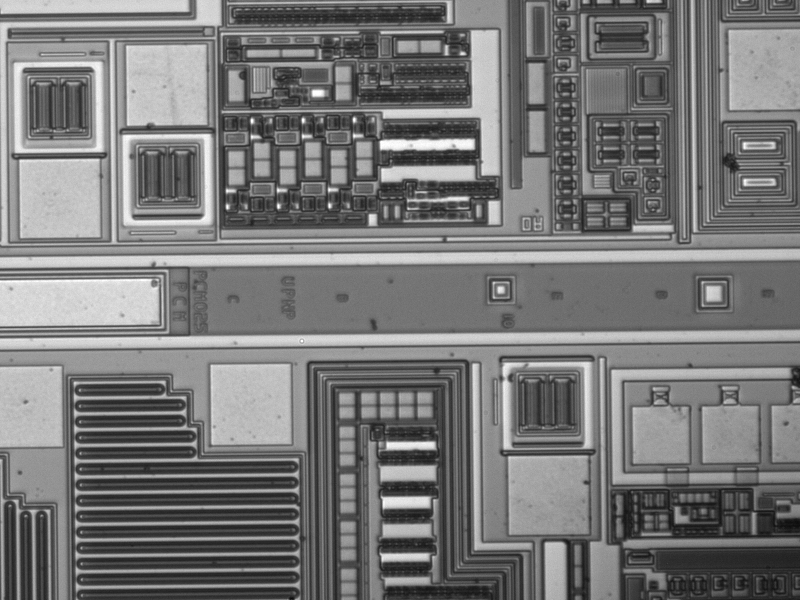
#> input picture dataset/1.jpg, 800 x 600 px
$ python -i WaferDetector.py   (imports and definitions only)   (older library calls are emulated)
#> lines starting #> are read from the running program, lines starting #| are printed output that depends on the picture; after the words box and inside, x2 and y2 are one past the last pixel; in counts of white or black regions, pixels touching at a corner belong together
#> further down, picture is the input picture: shape (600, 800, 3); min 11, max 255, mean 119.7
#!/usr/bin/env python3
import cv2
import numpy as np
import os


class WaferDetector(object):
    def __init__(self) -> None:
        self.img = None
        self.img_path = None

    """ IO related methods """
    # [10 lines left out: functions store_img, load_img, not called in this run]

    def store_wafer_res(self, path, res: dict):
        with open(path, 'w') as f:
            f.write(str(res))

    # [4 lines left out: function load_wafer_res, not called in this run]

    """ general edge and line processing methods """
    @staticmethod
    def edge_detection(img: cv2.Mat, operator = "sobel", **kwargs) -> cv2.Mat:
        # convert to grayscale
#> called with operator = 'sobel'
        try:
            gray = cv2.cvtColor(img, cv2.COLOR_BGR2GRAY)
        except:
            if img.ndim == 2:
                gray = img
            else:
                raise Exception("image is not grayscale")

        edges = None
        if operator == 'sobel':
            threshold = kwargs.get("threshold", 0.3)
            # blur the image
            blur = cv2.GaussianBlur(gray, (5,5), 0)
            # apply sobel filter
            sobelx = cv2.Sobel(blur, cv2.CV_64F, 1, 0, ksize=5)
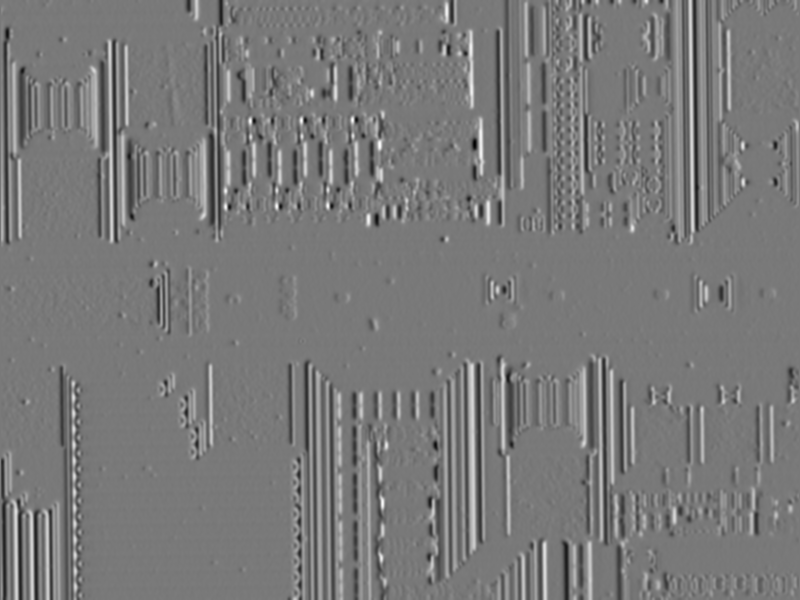
#> sobelx: shape (600, 800) float64; min -4981, max 5460, mean -10.1; drawn with min black and max white
            sobely = cv2.Sobel(blur, cv2.CV_64F, 0, 1, ksize=5)
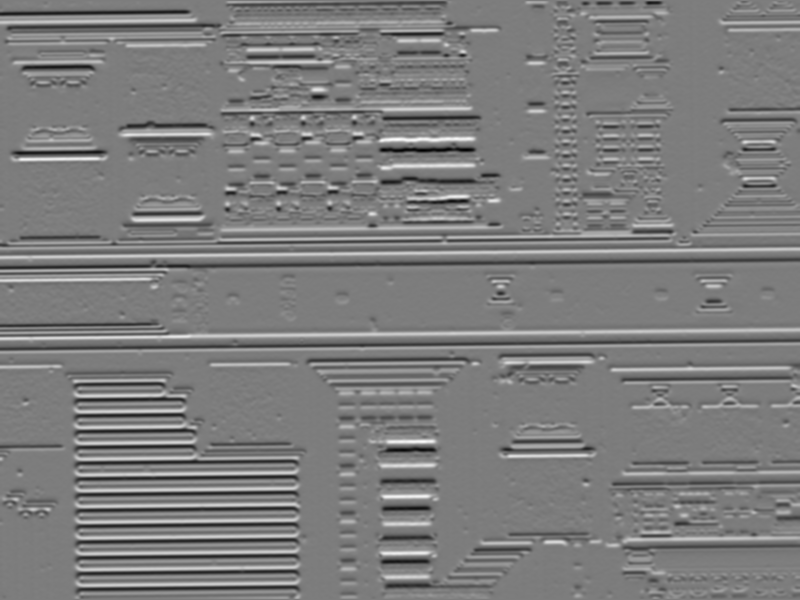
#> sobely: shape (600, 800) float64; min -5755, max 5967, mean -15.8; drawn with min black and max white
            # combine sobelx and sobely
            sobel = np.sqrt(sobelx**2 + sobely**2)
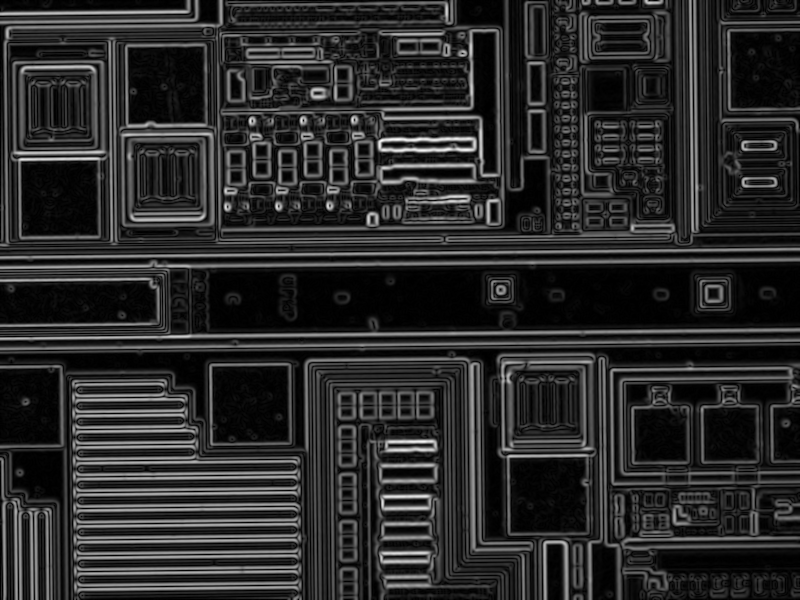
#> sobel: shape (600, 800) float64; min 0, max 5969.1, mean 994.4; drawn with min black and max white
            # normalize sobel
            sobel = sobel / np.max(sobel)
            # threshold sobel
            sobel[sobel < threshold] = 0
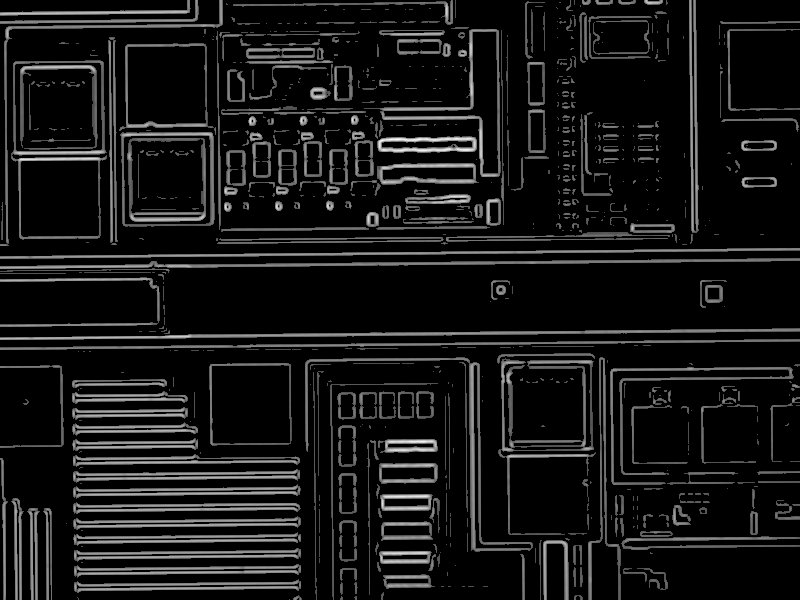
#> sobel: shape (600, 800) float64; min 0, max 1, mean 0.0858
            sobel[sobel >= threshold] = 1
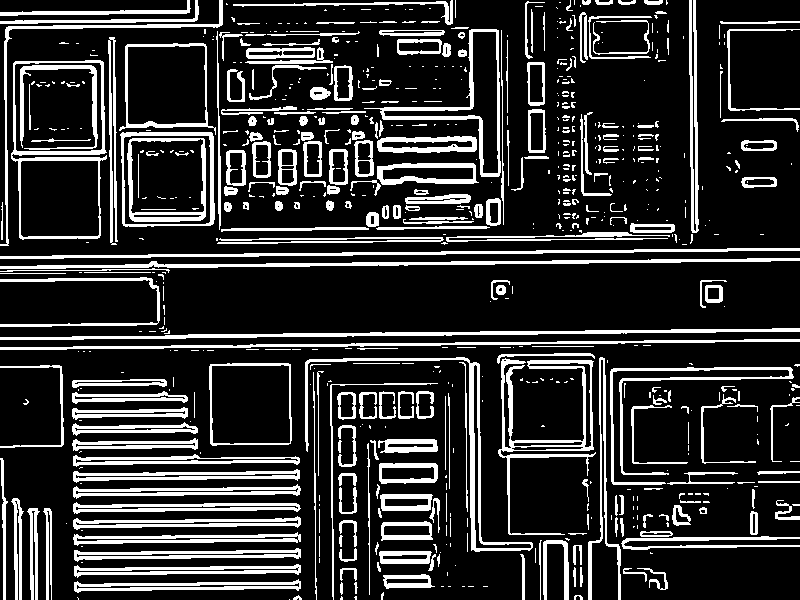
#> sobel: shape (600, 800) float64; values 0 (black) and 1 (white), 18.9% white; 720 white regions (437 under 20 px), largest, box (x1, y1, x2, y2) and area: (0, 328, 800, 340) 2815, (0, 258, 800, 269) 2753, (498, 358, 596, 535) 2750
            edges = sobel
        elif operator == 'canny':
            blur = cv2.GaussianBlur(gray, (5,5), 0)
            edges = cv2.Canny(blur, 255 * threshold * 0.4, 255 * threshold, apertureSize = 3)
        else:
            edges = gray

        return edges

    # [47 lines left out: functions edge_erosion, edge_dilation, line_detection, line_length, line_angle, line_center, not called in this run]

    """ wafer related methods """
    # [85 lines left out: function extract_wafer_res, not called in this run]

    """ processing related methods """
    def pre_process(self, img: cv2.Mat):
        pass

    def process(self, img: cv2.Mat):
        pass

    def post_process(self, img: cv2.Mat):
        pass

    """ drawing related methods """
    # [56 lines left out: functions convert_to_gray, artist_draw_wafer, not called in this run]

>>> import cv2
>>> picture = cv2.imread('../dataset/1.jpg')
>>> result = WaferDetector().edge_detection(picture)

$ run again, on dataset/2.jpg
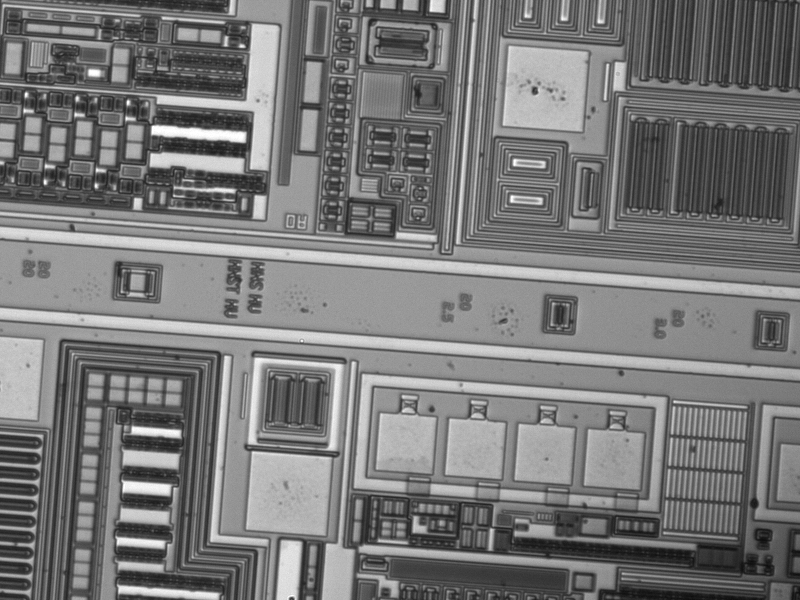
#> input picture dataset/2.jpg, 800 x 600 px
#> picture is the input picture: shape (600, 800, 3); min 13, max 255, mean 119.9
#> in edge_detection, `sobely = cv2.Sobel(blur, cv2.CV_64F, 0, 1, ksize=5)`:
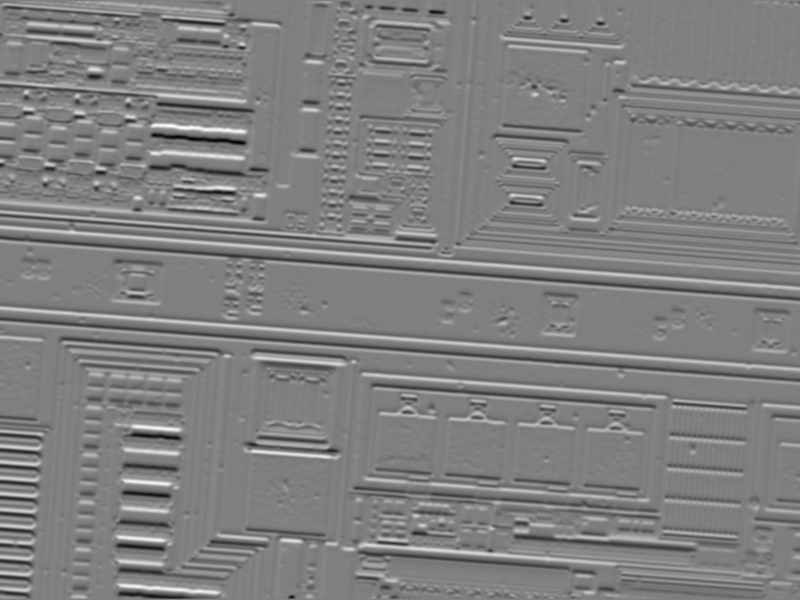
#> sobely: shape (600, 800) float64; min -6111, max 6062, mean -3.6; drawn with min black and max white
#> in edge_detection, `sobel[sobel >= threshold] = 1`:
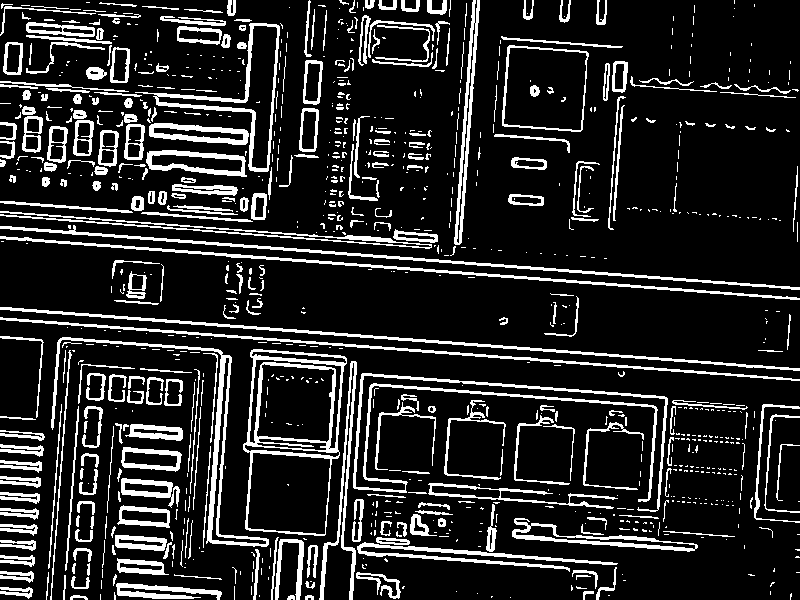
#> sobel: shape (600, 800) float64; values 0 (black) and 1 (white), 15.3% white; 988 white regions (653 under 20 px), largest, box (x1, y1, x2, y2) and area: (243, 349, 347, 536) 3243, (353, 373, 668, 512) 3210, (51, 337, 269, 547) 2594

$ run again, on dataset/3.jpg
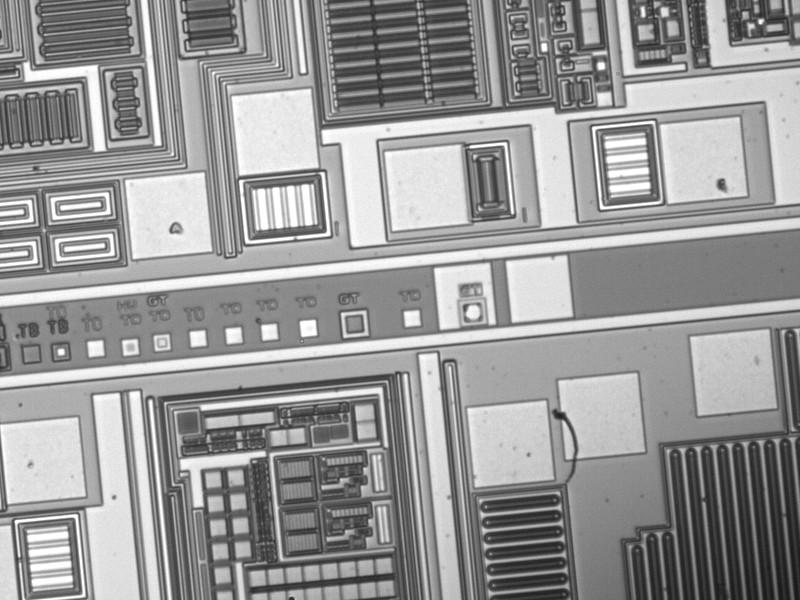
#> input picture dataset/3.jpg, 800 x 600 px
#> picture is the input picture: shape (600, 800, 3); min 23, max 255, mean 152.1
#> in edge_detection, `sobely = cv2.Sobel(blur, cv2.CV_64F, 0, 1, ksize=5)`:
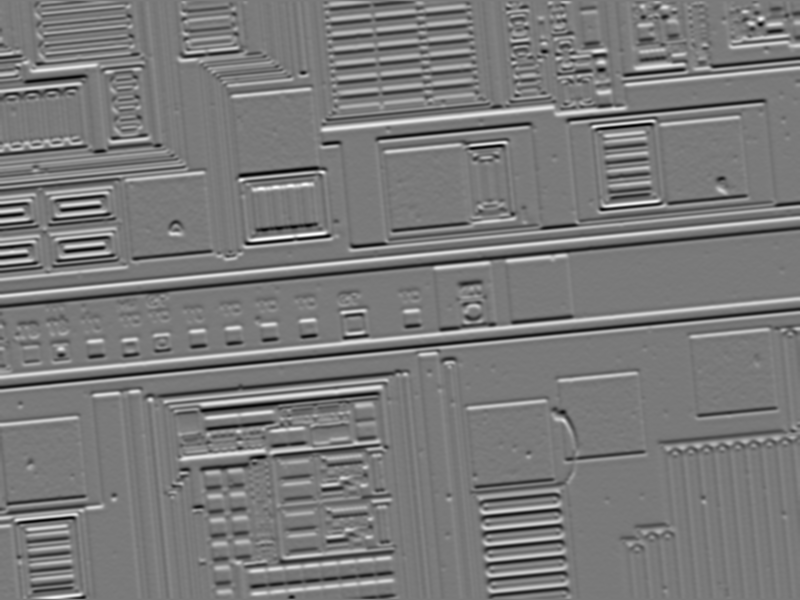
#> sobely: shape (600, 800) float64; min -5093, max 5532, mean -0.4; drawn with min black and max white
#> in edge_detection, `sobel[sobel >= threshold] = 1`:
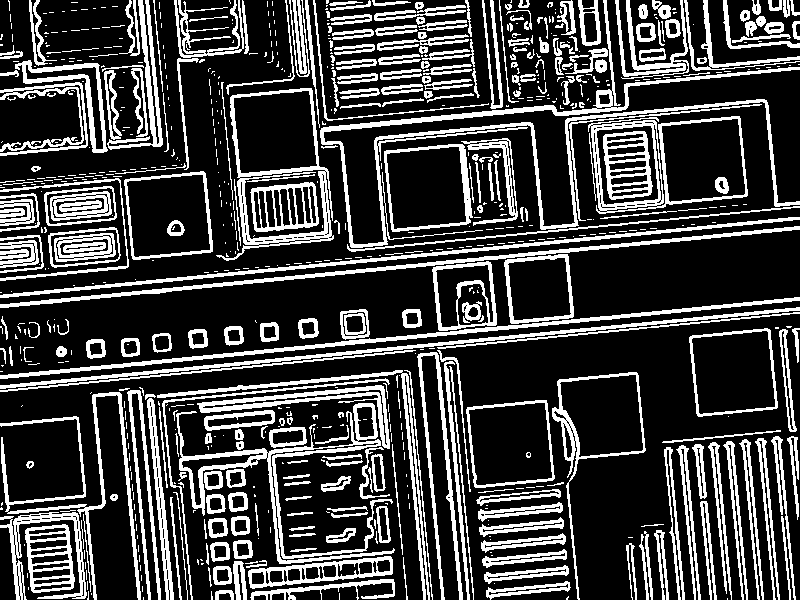
#> sobel: shape (600, 800) float64; values 0 (black) and 1 (white), 25.2% white; 796 white regions (495 under 20 px), largest, box (x1, y1, x2, y2) and area: (320, 0, 800, 248) 6516, (176, 403, 395, 564) 4011, (0, 297, 800, 379) 3194

$ run again, on dataset/4.jpg
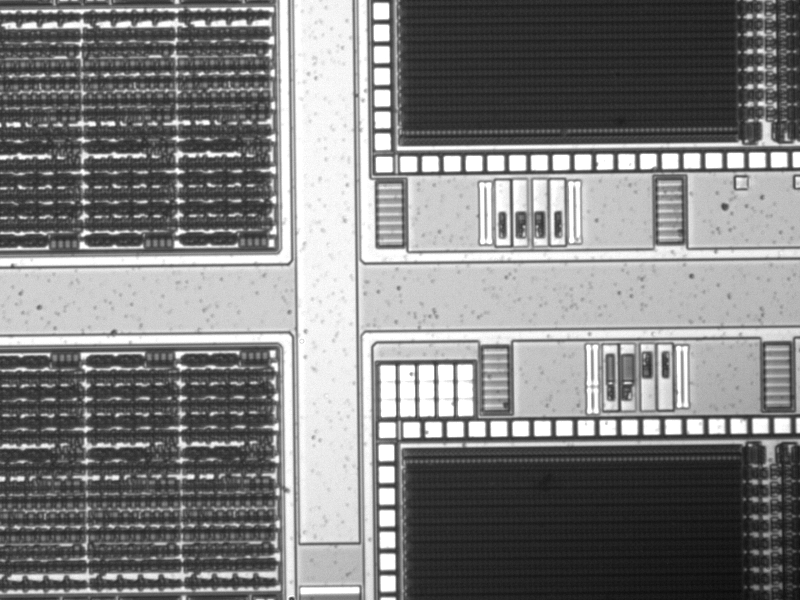
#> input picture dataset/4.jpg, 800 x 600 px
#> picture is the input picture: shape (600, 800, 3); min 11, max 255, mean 127.4
#> in edge_detection, `sobely = cv2.Sobel(blur, cv2.CV_64F, 0, 1, ksize=5)`:
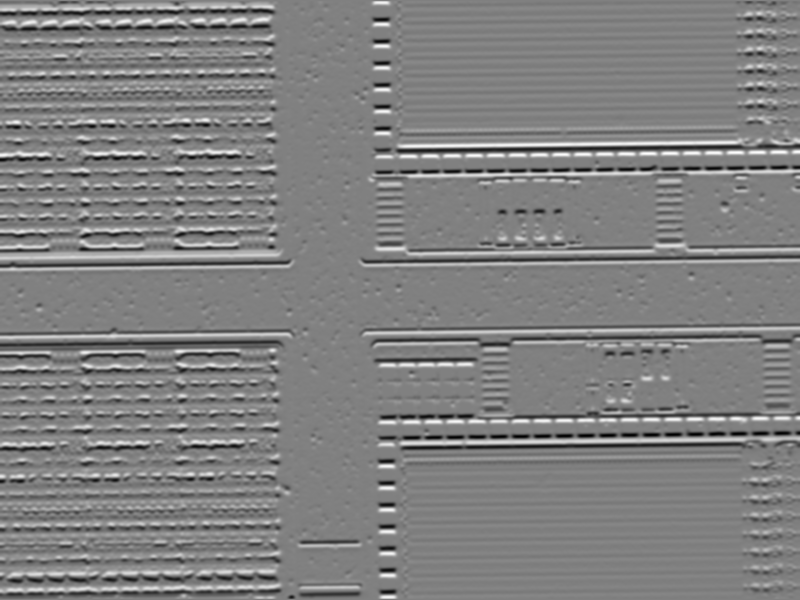
#> sobely: shape (600, 800) float64; min -6530, max 6409, mean -4.8; drawn with min black and max white
#> in edge_detection, `sobel[sobel >= threshold] = 1`:
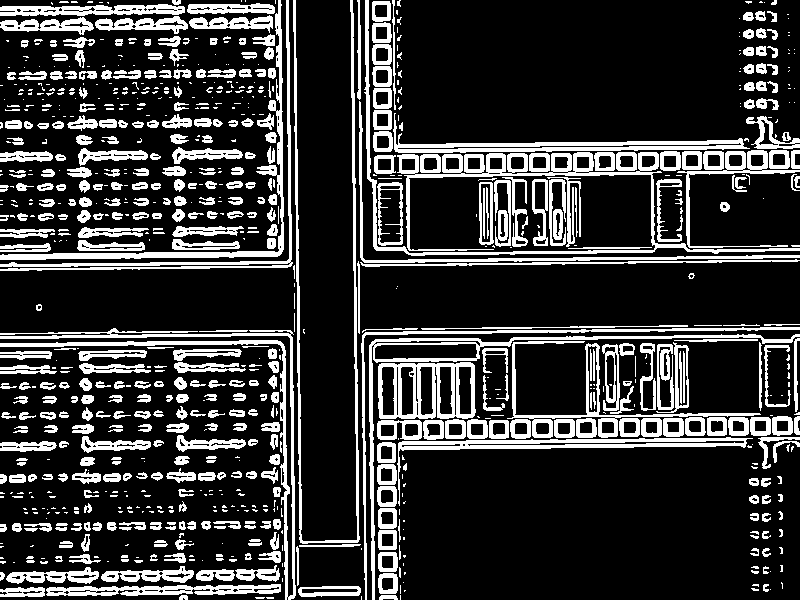
#> sobel: shape (600, 800) float64; values 0 (black) and 1 (white), 21% white; 892 white regions (434 under 20 px), largest, box (x1, y1, x2, y2) and area: (364, 0, 800, 256) 5701, (0, 328, 296, 600) 4254, (293, 0, 360, 544) 3207
